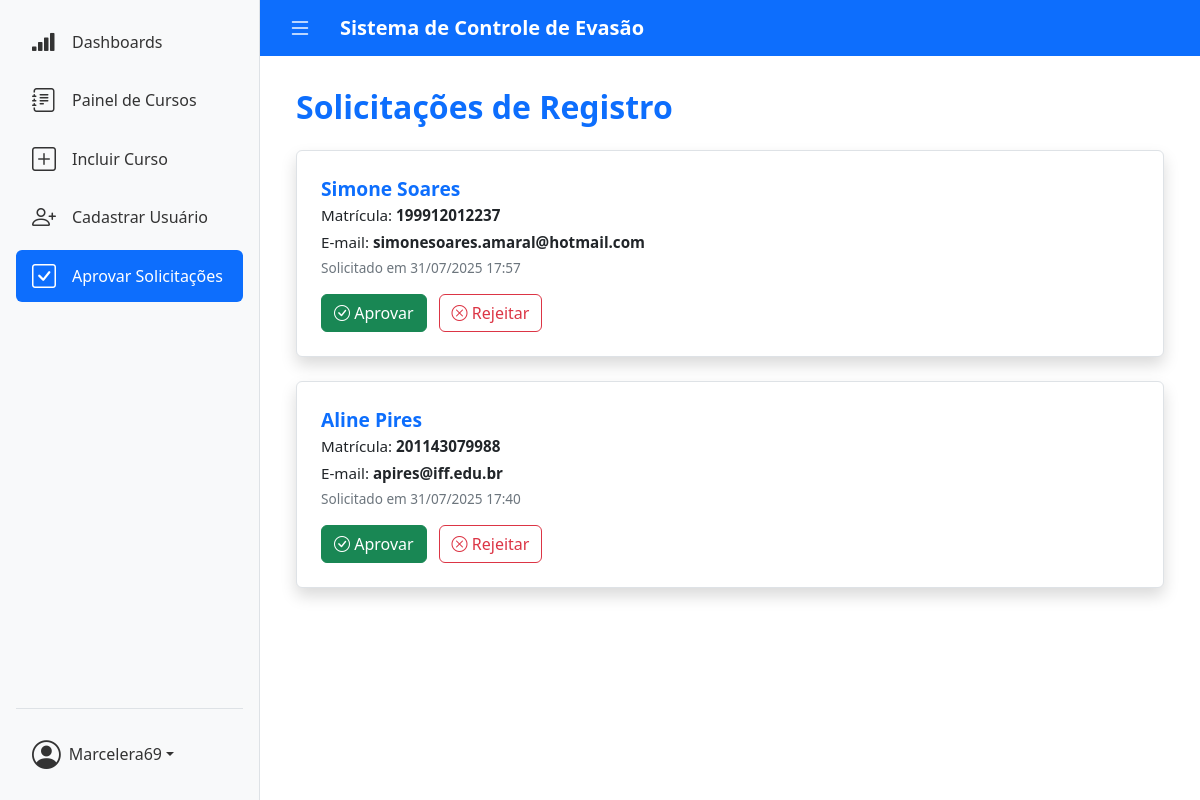
Before: /solicitar_registro/aprovar/ (signed in) with the older database file.
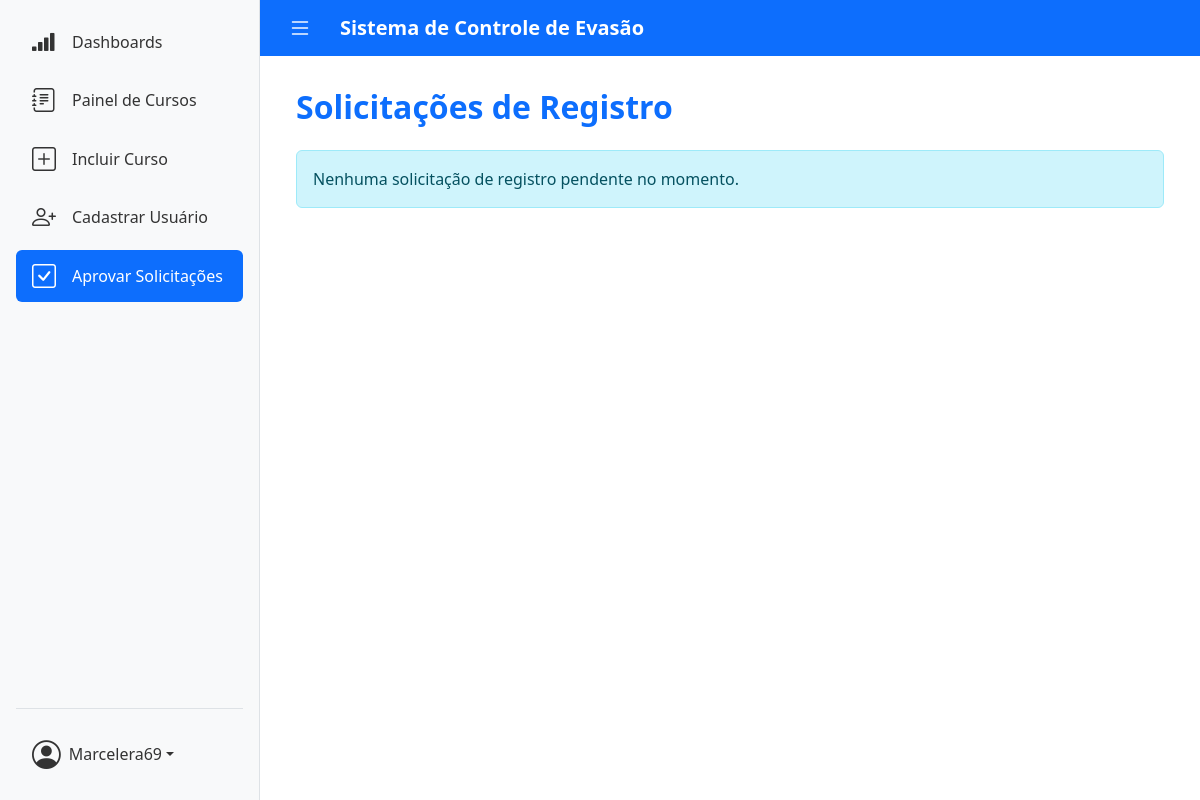
After: the same page with the newer database file.
### accounts/models.py (models this page shows, shortened)
class RegistrationRequest(models.Model):
    name = models.CharField(max_length=200)
    email = models.EmailField()
    registration = models.CharField(max_length=12, blank=True, null=True)
    is_approved = models.BooleanField(default=False)
    is_rejected = models.BooleanField(default=False)
    created_at = models.DateTimeField(auto_now_add=True)

### accounts/views.py (the view, shortened to what this page needs)
# urls.py: path('solicitar_registro/aprovar/', approve_registration_request_view, name='approve_registration_requests'),
@user_passes_test(is_superuser)
def approve_registration_request_view(request):
    requests_not_rejected = RegistrationRequest.objects.filter(is_approved=False, is_rejected=False).order_by('-created_at')
    return render(request, 'approve_registration_requests.html', {'registration_requests': requests_not_rejected})

### accounts/views.py (called while the page is built)
def is_superuser(user):
    return user.is_superuser

### accounts/templates/approve_registration_requests.html (shortened to what this page needs)
{% extends "base.html" %}
{% load static %}
{% block content %}
<div class="container my-2 ">
  <h2 class="mb-4 fw-bold text-primary">Solicitações de Registro</h2>
  {% if registration_requests %}
    {% for request in registration_requests %}
      <div class="request-card border p-4 rounded shadow">
        <div class="request-title">{{ request.name }}</div>
        <div class="request-info">Matrícula: <strong>{{ request.registration }}</strong></div>
        <div class="request-info">E-mail: <strong>{{ request.email }}</strong></div>
        <div class="request-date">Solicitado em {{ request.created_at|date:"d/m/Y H:i" }}</div>
        <form method="post" action="{% url 'approve_registration_requests' %}">
          <div class="action-buttons">
            <button type="submit" name="action" value="approve" class="btn btn-success">
              <i class="bi bi-check-circle"></i> Aprovar
            </button>
            <button type="submit" name="action" value="reject" class="btn btn-outline-danger">
              <i class="bi bi-x-circle"></i> Rejeitar
            </button>
          </div>
        </form>
      </div>
    {% endfor %}
  {% else %}
    <div class="alert alert-info">Nenhuma solicitação de registro pendente no momento.</div>
  {% endif %}
</div>
{% endblock %}

### app/templates/base.html (shortened to what this page needs)
{% load static %}
<!DOCTYPE html>
<html lang="pt-BR" class="h-100">
<head>
  <link href="https://cdn.jsdelivr.net/npm/bootstrap@5.3.0/dist/css/bootstrap.min.css" rel="stylesheet" />
  <link href="https://cdn.jsdelivr.net/npm/bootstrap-icons@1.10.5/font/bootstrap-icons.css" rel="stylesheet" />
</head>
<div class="toast-container position-fixed bottom-0 end-0 p-3" id="toast-container" style="z-index: 1080;">
</div>
<body>
  <div class="wrapper">
    <div class="main-container">
      <aside class="sidebar" id="sidebar">
        <nav>
          <a href="{% url 'course_dashboard' %}"
            class="{% if request.resolver_match.url_name == 'course_dashboard' %}active{% endif %}" data-bs-toggle="tooltip" data-bs-placement="right" title="Dashboards">
            <i class="bi bi-reception-4"></i>
            <span>Dashboards</span>
          </a>
          {% if user.is_authenticated %}
          <a href="{% url 'courses_list' %}"
            class="{% if request.resolver_match.url_name == 'courses_list' %}active{% endif %}" data-bs-toggle="tooltip" data-bs-placement="right" title="Painel de Cursos">
            <i class="bi bi-journal-text"></i>
            <span>Painel de Cursos</span>
          </a>
          <a href="{% url 'new_course' %}"
            class="{% if request.resolver_match.url_name == 'new_course' %}active{% endif %}" data-bs-toggle="tooltip" data-bs-placement="right" title="Incluir Curso">
            <i class="bi bi-plus-square"></i>
            <span>Incluir Curso</span>
          </a>
          <a href="{% url 'register' %}"
            class="{% if request.resolver_match.url_name == 'register' %}active{% endif %}" data-bs-toggle="tooltip" data-bs-placement="right" title="Cadastrar Usuário">
            <i class="bi bi-person-plus"></i>
            <span>Cadastrar Usuário</span>
          </a>
          {% endif %}
          {% if user.is_staff %}
          <a href="{% url 'approve_registration_requests' %}"
            class="{% if request.resolver_match.url_name == 'approve_registration_requests' %}active{% endif %}" data-bs-toggle="tooltip" data-bs-placement="right" title="Aprovar Solicitações de Cadastro">
            <i class="bi bi-check-square"></i>
            <span>Aprovar Solicitações</span>
          </a>
        {% endif %}
      </nav>
        {% if user.is_authenticated %}
        <div class="dropdown">
          <button class="dropdown-toggle" type="button" id="userMenuButton" data-bs-toggle="dropdown"
            aria-expanded="false">
            <i class="bi bi-person-circle"></i>
            <span>{{ user.username }}</span>
          </button>
        </div>
        {% endif %}
      </aside>
      <div style="flex:1; display:flex; flex-direction: column;">
        <nav class="navbar-top">
          <button class="btn btn-outline-light" id="sidebarToggle">
            <i class="bi bi-list"></i>
          </button>
          <div class="navbar-title">Sistema de Controle de Evasão</div>
        </nav>
        <main class="content">
          {% block content %}{% endblock %}
        </main>
      </div>
    </div>
  </div>
  <div id="toast-container" class="position-fixed top-0 end-0 p-3" style="z-index: 1050;">
  </div>
</body>
</html>

### app/templates/base.html (style rules this page uses)
html, body { height: 100%; margin: 0; overflow-x: hidden; }
body { display: flex; flex-direction: column; min-height: 100vh; }
.wrapper { display: flex; flex: 1; overflow: hidden; flex-direction: column; }
.main-container { display: flex; flex: 1; overflow: hidden; }
.sidebar { width: 260px; background-color: #f8f9fa; border-right: 1px solid #dee2e6; display: flex; flex-direction: column; padding: 1rem; transition: width 0.3s ease; }
.sidebar nav a { display: flex; align-items: center; padding: 0.5rem 1rem; color: #333; text-decoration: none; border-radius: 0.375rem; margin-bottom: 0.4rem; transition: background-color 0.3s ease; white-space: nowrap; }
.sidebar nav a:hover, .sidebar nav a.active { background-color: #0d6efd; color: white; }
.sidebar nav a i { font-size: 1.5rem; margin-right: 1rem; min-width: 24px; text-align: center; }
.sidebar .dropdown { margin-top: auto; padding-top: 1rem; border-top: 1px solid #dee2e6; }
.sidebar .dropdown-toggle { width: 100%; display: flex; align-items: center; padding: 0.5rem 1rem; color: #333; text-decoration: none; user-select: none; cursor: pointer; white-space: nowrap; border-radius: 0.375rem; background: none; border: none; }
.sidebar .dropdown-toggle i { font-size: 1.8rem; margin-right: 0.5rem; }
nav.navbar-top { height: 56px; background-color: #0d6efd; color: white; display: flex; align-items: center; padding: 0 1rem; flex-shrink: 0; }
nav.navbar-top .navbar-title { font-weight: 600; font-size: 1.25rem; user-select: none; }
main.content { flex: 1; padding: 1.5rem; overflow-y: auto; background-color: #fff; }
#sidebarToggle { background-color: transparent; border: none; color: white; font-size: 1.5rem; margin-right: 1rem; cursor: pointer; display: flex; align-items: center; justify-content: center; }

Changed rows visible on the page:
no longer on this page (row edited): RegistrationRequest: name "Simone Soares", registration "199912012237", email "simonesoares.amaral@hotmail.com", created_at "31/07/2025 17:57"
no longer on this page (row edited): RegistrationRequest: name "Aline Pires", registration "201143079988", email "apires@iff.edu.br", created_at "31/07/2025 17:40"
Other visible differences:
text now shown: "Nenhuma solicitação de registro pendente no momento."
